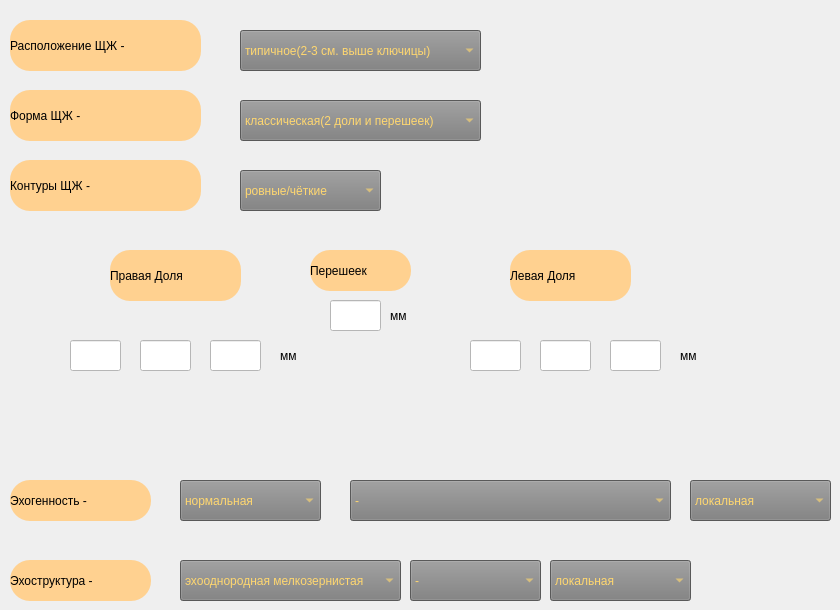
      <widget class="QWidget" name="tab_sizers">
       <attribute name="title">
        <string>Размеры ЩЖ</string>
       </attribute>
       <widget class="QLabel" name="label_9">
        <property name="geometry">
         <rect>
          <x>10</x>
          <y>20</y>
          <width>191</width>
          <height>51</height>
         </rect>
        </property>
        <property name="styleSheet">
         <string notr="true">background-color: rgb(255, 209, 144);
border-radius:20px;
font: 14pt &quot;MS Shell Dlg 2&quot;;</string>
        </property>
        <property name="text">
         <string>Расположение ЩЖ - </string>
        </property>
       </widget>
       <widget class="QLabel" name="label_10">
        <property name="geometry">
         <rect>
          <x>10</x>
          <y>90</y>
          <width>191</width>
          <height>51</height>
         </rect>
        </property>
        <property name="styleSheet">
         <string notr="true">background-color: rgb(255, 209, 144);
border-radius:20px;
font: 14pt &quot;MS Shell Dlg 2&quot;;</string>
        </property>
        <property name="text">
         <string>Форма ЩЖ - </string>
        </property>
       </widget>
       <widget class="QLabel" name="label_11">
        <property name="geometry">
         <rect>
          <x>10</x>
          <y>160</y>
          <width>191</width>
          <height>51</height>
         </rect>
        </property>
        <property name="styleSheet">
         <string notr="true">background-color: rgb(255, 209, 144);
border-radius:20px;
font: 14pt &quot;MS Shell Dlg 2&quot;;</string>
        </property>
        <property name="text">
         <string>Контуры ЩЖ - </string>
        </property>
       </widget>
       <widget class="QLabel" name="label_12">
        <property name="geometry">
         <rect>
          <x>110</x>
          <y>250</y>
          <width>131</width>
          <height>51</height>
         </rect>
        </property>
        <property name="styleSheet">
         <string notr="true">background-color: rgb(255, 209, 144);
border-radius:20px;
font: 14pt &quot;MS Shell Dlg 2&quot;;</string>
        </property>
        <property name="text">
         <string>Правая Доля</string>
        </property>
       </widget>
       <widget class="QLabel" name="label_13">
        <property name="geometry">
         <rect>
          <x>510</x>
          <y>250</y>
          <width>121</width>
          <height>51</height>
         </rect>
        </property>
        <property name="styleSheet">
         <string notr="true">background-color: rgb(255, 209, 144);
border-radius:20px;
font: 14pt &quot;MS Shell Dlg 2&quot;;</string>
        </property>
        <property name="text">
         <string>Левая Доля</string>
        </property>
       </widget>
       <widget class="QLineEdit" name="lineEdit_10">
        <property name="geometry">
         <rect>
          <x>70</x>
          <y>340</y>
          <width>51</width>
          <height>31</height>
         </rect>
        </property>
        <property name="styleSheet">
         <string notr="true">font: 14pt &quot;MS Shell Dlg 2&quot;;
background-color: rgb(255, 255, 255);</string>
        </property>
        <property name="text">
         <string/>
        </property>
       </widget>
       <widget class="QLineEdit" name="lineEdit_11">
        <property name="geometry">
         <rect>
          <x>140</x>
          <y>340</y>
          <width>51</width>
          <height>31</height>
         </rect>
        </property>
        <property name="styleSheet">
         <string notr="true">font: 14pt &quot;MS Shell Dlg 2&quot;;
background-color: rgb(255, 255, 255);</string>
        </property>
        <property name="text">
         <string/>
        </property>
       </widget>
       <widget class="QLineEdit" name="lineEdit_12">
        <property name="geometry">
         <rect>
          <x>210</x>
          <y>340</y>
          <width>51</width>
          <height>31</height>
         </rect>
        </property>
        <property name="styleSheet">
         <string notr="true">font: 14pt &quot;MS Shell Dlg 2&quot;;
background-color: rgb(255, 255, 255);</string>
        </property>
        <property name="text">
         <string/>
        </property>
       </widget>
       <widget class="QLineEdit" name="lineEdit_13">
        <property name="geometry">
         <rect>
          <x>470</x>
          <y>340</y>
          <width>51</width>
          <height>31</height>
         </rect>
        </property>
        <property name="styleSheet">
         <string notr="true">font: 14pt &quot;MS Shell Dlg 2&quot;;
background-color: rgb(255, 255, 255);</string>
        </property>
        <property name="text">
         <string/>
        </property>
       </widget>
       <widget class="QLineEdit" name="lineEdit_14">
        <property name="geometry">
         <rect>
          <x>540</x>
          <y>340</y>
          <width>51</width>
          <height>31</height>
         </rect>
        </property>
        <property name="styleSheet">
         <string notr="true">font: 14pt &quot;MS Shell Dlg 2&quot;;
background-color: rgb(255, 255, 255);</string>
        </property>
        <property name="text">
         <string/>
        </property>
       </widget>
       <widget class="QLineEdit" name="lineEdit_15">
        <property name="geometry">
         <rect>
          <x>610</x>
          <y>340</y>
          <width>51</width>
          <height>31</height>
         </rect>
        </property>
        <property name="styleSheet">
         <string notr="true">font: 14pt &quot;MS Shell Dlg 2&quot;;
background-color: rgb(255, 255, 255);</string>
        </property>
        <property name="text">
         <string/>
        </property>
       </widget>
       <widget class="QLabel" name="label_14">
        <property name="geometry">
         <rect>
          <x>280</x>
          <y>340</y>
          <width>31</width>
          <height>31</height>
         </rect>
        </property>
        <property name="styleSheet">
         <string notr="true">background-color: rgba(255, 255, 255, 0);
font: 14pt &quot;MS Shell Dlg 2&quot;;</string>
        </property>
        <property name="text">
         <string>мм</string>
        </property>
       </widget>
       <widget class="QLabel" name="label_15">
        <property name="geometry">
         <rect>
          <x>680</x>
          <y>340</y>
          <width>31</width>
          <height>31</height>
         </rect>
        </property>
        <property name="styleSheet">
         <string notr="true">background-color: rgba(255, 255, 255, 0);
font: 14pt &quot;MS Shell Dlg 2&quot;;</string>
        </property>
        <property name="text">
         <string>мм</string>
        </property>
       </widget>
       <widget class="QLabel" name="label_17">
        <property name="geometry">
         <rect>
          <x>310</x>
          <y>250</y>
          <width>101</width>
          <height>41</height>
         </rect>
        </property>
        <property name="styleSheet">
         <string notr="true">background-color: rgb(255, 209, 144);
border-radius:20px;
font: 14pt &quot;MS Shell Dlg 2&quot;;</string>
        </property>
        <property name="text">
         <string>Перешеек</string>
        </property>
       </widget>
       <widget class="QLineEdit" name="lineEdit_17">
        <property name="geometry">
         <rect>
          <x>330</x>
          <y>300</y>
          <width>51</width>
          <height>31</height>
         </rect>
        </property>
        <property name="styleSheet">
         <string notr="true">font: 14pt &quot;MS Shell Dlg 2&quot;;
background-color: rgb(255, 255, 255);</string>
        </property>
        <property name="text">
         <string/>
        </property>
       </widget>
       <widget class="QLabel" name="label_18">
        <property name="geometry">
         <rect>
          <x>390</x>
          <y>300</y>
          <width>31</width>
          <height>31</height>
         </rect>
        </property>
        <property name="styleSheet">
         <string notr="true">background-color: rgba(255, 255, 255, 0);
font: 14pt &quot;MS Shell Dlg 2&quot;;</string>
        </property>
        <property name="text">
         <string>мм</string>
        </property>
       </widget>
       <widget class="QLabel" name="label_21">
        <property name="geometry">
         <rect>
          <x>10</x>
          <y>480</y>
          <width>141</width>
          <height>41</height>
         </rect>
        </property>
        <property name="styleSheet">
         <string notr="true">background-color: rgb(255, 209, 144);
border-radius:20px;
font: 14pt &quot;MS Shell Dlg 2&quot;;</string>
        </property>
        <property name="text">
         <string>Эхогенность - </string>
        </property>
       </widget>
       <widget class="QLabel" name="label_22">
        <property name="geometry">
         <rect>
          <x>10</x>
          <y>560</y>
          <width>141</width>
          <height>41</height>
         </rect>
        </property>
        <property name="styleSheet">
         <string notr="true">background-color: rgb(255, 209, 144);
border-radius:20px;
font: 14pt &quot;MS Shell Dlg 2&quot;;</string>
        </property>
        <property name="text">
         <string>Эхоструктура - </string>
        </property>
       </widget>
       <widget class="QComboBox" name="comboBox_2">
        <property name="geometry">
         <rect>
          <x>240</x>
          <y>30</y>
          <width>241</width>
          <height>41</height>
         </rect>
        </property>
        <property name="styleSheet">
         <string notr="true">background-color: rgb(125, 125, 125);
color: rgb(255, 215, 111);
font: 10pt &quot;MS Shell Dlg 2&quot;;</string>
        </property>
        <item>
         <property name="text">
          <string>типичное(2-3 см. выше ключицы)</string>
         </property>
        </item>
        <item>
         <property name="text">
          <string>частично загрудинно(н/полюса)         </string>
         </property>
        </item>
        <item>
         <property name="text">
          <string>загрудинно</string>
         </property>
        </item>
       </widget>
       <widget class="QComboBox" name="comboBox_3">
        <property name="geometry">
         <rect>
          <x>240</x>
          <y>100</y>
          <width>241</width>
          <height>41</height>
         </rect>
        </property>
        <property name="styleSheet">
         <string notr="true">background-color: rgb(125, 125, 125);
color: rgb(255, 215, 111);
font: 10pt &quot;MS Shell Dlg 2&quot;;</string>
        </property>
        <item>
         <property name="text">
          <string>классическая(2 доли и перешеек)</string>
         </property>
        </item>
        <item>
         <property name="text">
          <string>одна доля:правая / левая</string>
         </property>
        </item>
        <item>
         <property name="text">
          <string>участки тиреоидной ткани</string>
         </property>
        </item>
        <item>
         <property name="text">
          <string>щ/ж не лоцируется</string>
         </property>
        </item>
       </widget>
       <widget class="QComboBox" name="comboBox_4">
        <property name="geometry">
         <rect>
          <x>240</x>
          <y>170</y>
          <width>141</width>
          <height>41</height>
         </rect>
        </property>
        <property name="styleSheet">
         <string notr="true">background-color: rgb(125, 125, 125);
color: rgb(255, 215, 111);
font: 10pt &quot;MS Shell Dlg 2&quot;;</string>
        </property>
        <item>
         <property name="text">
          <string>ровные/чёткие</string>
         </property>
        </item>
        <item>
         <property name="text">
          <string>ровные/нечёткие</string>
         </property>
        </item>
        <item>
         <property name="text">
          <string>неровные/чёткие</string>
         </property>
        </item>
        <item>
         <property name="text">
          <string>неровные/нечёткие</string>
         </property>
        </item>
       </widget>
       <widget class="QComboBox" name="comboBox_5">
        <property name="geometry">
         <rect>
          <x>180</x>
          <y>480</y>
          <width>141</width>
          <height>41</height>
         </rect>
        </property>
        <property name="styleSheet">
         <string notr="true">background-color: rgb(125, 125, 125);
color: rgb(255, 215, 111);
font: 10pt &quot;MS Shell Dlg 2&quot;;</string>
        </property>
        <item>
         <property name="text">
          <string>нормальная</string>
         </property>
        </item>
        <item>
         <property name="text">
          <string>повышена</string>
         </property>
        </item>
        <item>
         <property name="text">
          <string>понижена</string>
         </property>
        </item>
        <item>
         <property name="text">
          <string>смешанная</string>
         </property>
        </item>
       </widget>
       <widget class="QComboBox" name="comboBox_6">
        <property name="geometry">
         <rect>
          <x>350</x>
          <y>480</y>
          <width>321</width>
          <height>41</height>
         </rect>
        </property>
        <property name="styleSheet">
         <string notr="true">background-color: rgb(125, 125, 125);
color: rgb(255, 215, 111);
font: 10pt &quot;MS Shell Dlg 2&quot;;</string>
        </property>
        <item>
         <property name="text">
          <string>-</string>
         </property>
        </item>
        <item>
         <property name="text">
          <string>степень изменения эхогенности незначительная</string>
         </property>
        </item>
        <item>
         <property name="text">
          <string>степень изменения эхогенности умеренная</string>
         </property>
        </item>
        <item>
         <property name="text">
          <string>степень изменения эхогенности выраженная</string>
         </property>
        </item>
       </widget>
       <widget class="QComboBox" name="comboBox_7">
        <property name="geometry">
         <rect>
          <x>690</x>
          <y>480</y>
          <width>141</width>
          <height>41</height>
         </rect>
        </property>
        <property name="styleSheet">
         <string notr="true">background-color: rgb(125, 125, 125);
color: rgb(255, 215, 111);
font: 10pt &quot;MS Shell Dlg 2&quot;;</string>
        </property>
        <item>
         <property name="text">
          <string>локальная</string>
         </property>
        </item>
        <item>
         <property name="text">
          <string>диффузная</string>
         </property>
        </item>
       </widget>
       <widget class="QComboBox" name="comboBox_8">
        <property name="geometry">
         <rect>
          <x>180</x>
          <y>560</y>
          <width>221</width>
          <height>41</height>
         </rect>
        </property>
        <property name="styleSheet">
         <string notr="true">background-color: rgb(125, 125, 125);
color: rgb(255, 215, 111);
font: 10pt &quot;MS Shell Dlg 2&quot;;</string>
        </property>
        <item>
         <property name="text">
          <string>эхооднородная мелкозернистая</string>
         </property>
        </item>
        <item>
         <property name="text">
          <string>неоднородная - мелкоочагово</string>
         </property>
        </item>
        <item>
         <property name="text">
          <string>неоднородная - крупноочагово</string>
         </property>
        </item>
       </widget>
       <widget class="QComboBox" name="comboBox_9">
        <property name="geometry">
         <rect>
          <x>410</x>
          <y>560</y>
          <width>131</width>
          <height>41</height>
         </rect>
        </property>
        <property name="styleSheet">
         <string notr="true">background-color: rgb(125, 125, 125);
color: rgb(255, 215, 111);
font: 10pt &quot;MS Shell Dlg 2&quot;;</string>
        </property>
        <item>
         <property name="text">
          <string>-</string>
         </property>
        </item>
        <item>
         <property name="text">
          <string>незначительная</string>
         </property>
        </item>
        <item>
         <property name="text">
          <string>умеренная</string>
         </property>
        </item>
        <item>
         <property name="text">
          <string>выраженная</string>
         </property>
        </item>
       </widget>
       <widget class="QComboBox" name="comboBox_10">
        <property name="geometry">
         <rect>
          <x>550</x>
          <y>560</y>
          <width>141</width>
          <height>41</height>
         </rect>
        </property>
        <property name="styleSheet">
         <string notr="true">background-color: rgb(125, 125, 125);
color: rgb(255, 215, 111);
font: 10pt &quot;MS Shell Dlg 2&quot;;</string>
        </property>
        <item>
         <property name="text">
          <string>локальная</string>
         </property>
        </item>
        <item>
         <property name="text">
          <string>диффузная</string>
         </property>
        </item>
       </widget>
      </widget>
